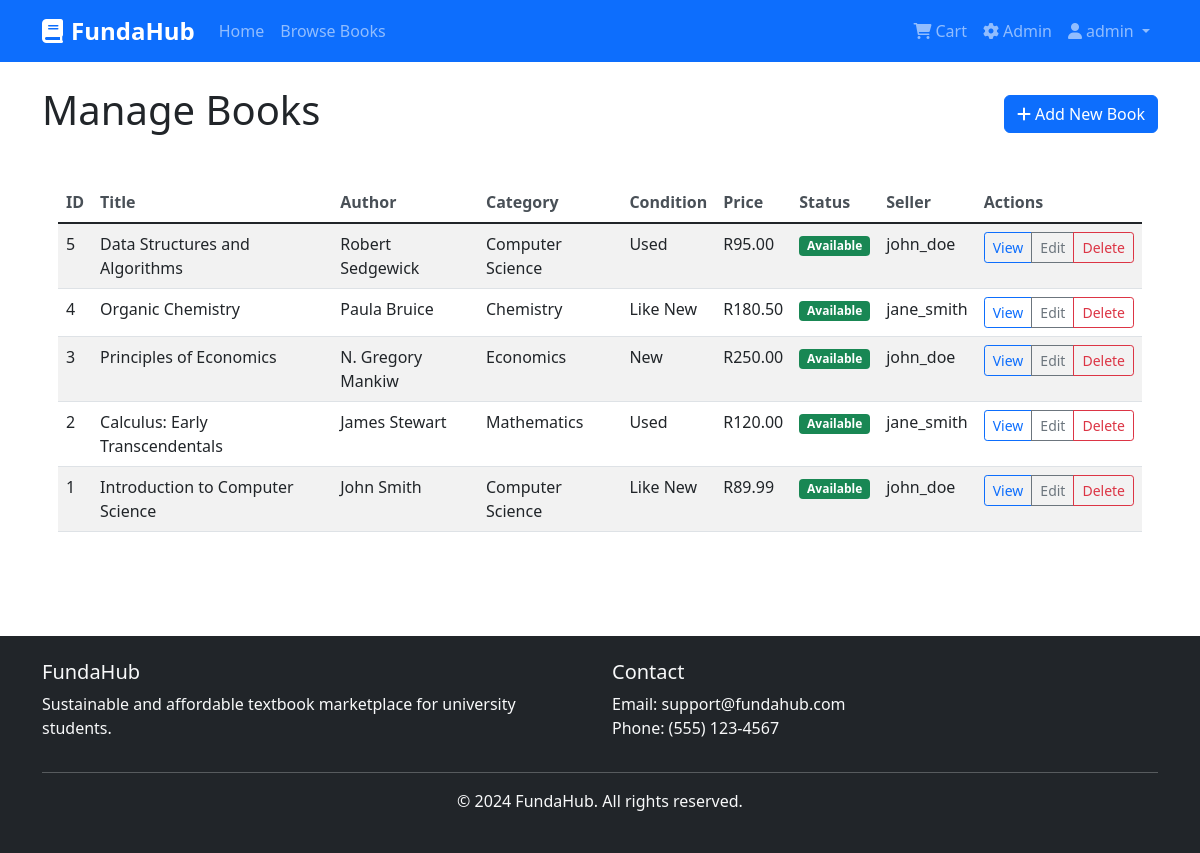
Page /admin/books (signed in) on the committed database.
### models.py (models this page shows, shortened)
class Book(db.Model):
    id = db.Column(db.Integer, primary_key=True)
    title = db.Column(db.String(200), nullable=False)
    author = db.Column(db.String(100), nullable=False)
    condition = db.Column(db.String(50), nullable=False)  # New, Like New, Used
    price = db.Column(db.Float, nullable=False)
    category = db.Column(db.String(100), nullable=False)  # Faculty/Subject
    description = db.Column(db.Text)
    image_url = db.Column(db.String(500))
    seller_id = db.Column(db.Integer, db.ForeignKey('user.id'), nullable=False)
    is_available = db.Column(db.Boolean, default=True)
    created_at = db.Column(db.DateTime, default=datetime.utcnow)

class User(db.Model):
    id = db.Column(db.Integer, primary_key=True)
    username = db.Column(db.String(80), unique=True, nullable=False)
    email = db.Column(db.String(120), unique=True, nullable=False)
    password_hash = db.Column(db.String(120), nullable=False)
    is_admin = db.Column(db.Boolean, default=False)
    created_at = db.Column(db.DateTime, default=datetime.utcnow)
    books = db.relationship('Book', backref='seller', lazy=True)
    orders = db.relationship('Order', backref='user', lazy=True)

### admin/routes.py (the view)
    def decorated_function(*args, **kwargs):
        if 'user_id' not in session or not session.get('is_admin'):
            flash('Admin access required', 'error')
            return redirect(url_for('auth.login'))
        return f(*args, **kwargs)

### admin/routes.py (called while the page is built)
def admin_required(f):
    def decorated_function(*args, **kwargs):
        if 'user_id' not in session or not session.get('is_admin'):
            flash('Admin access required', 'error')
            return redirect(url_for('auth.login'))
        return f(*args, **kwargs)
    decorated_function.__name__ = f.__name__
    return decorated_function

@admin_bp.route('/books')
@admin_required
def books():
    books = Book.query.order_by(Book.created_at.desc()).all()
    return render_template('admin/books.html', books=books)

### templates/admin/books.html
{% extends "base.html" %} {% block title %}Manage Books - Admin{% endblock %} {%
block content %}
<div class="container py-4">
  <div class="d-flex justify-content-between align-items-center mb-4">
    <h1>Manage Books</h1>
    <a href="{{ url_for('admin.add_book') }}" class="btn btn-primary">
      <i class="fas fa-plus me-1"></i>Add New Book
    </a>
  </div>
  <div class="card">
    <div class="card-body">
      <div class="table-responsive">
        <table class="table table-striped">
          <thead>
            <tr>
              <th>ID</th>
              <th>Title</th>
              <th>Author</th>
              <th>Category</th>
              <th>Condition</th>
              <th>Price</th>
              <th>Status</th>
              <th>Seller</th>
              <th>Actions</th>
            </tr>
          </thead>
          <tbody>
            {% for book in books %}
            <tr>
              <td>{{ book.id }}</td>
              <td>{{ book.title }}</td>
              <td>{{ book.author }}</td>
              <td>{{ book.category }}</td>
              <td>{{ book.condition }}</td>
              <td>R{{ "%.2f"|format(book.price) }}</td>
              <td>
                <span
                  class="badge bg-{{ 'success' if book.is_available else 'danger' }}"
                >
                  {{ 'Available' if book.is_available else 'Sold' }}
                </span>
              </td>
              <td>{{ book.seller.username }}</td>
              <td>
                <div class="btn-group btn-group-sm">
                  <a
                    href="{{ url_for('main.book_detail', book_id=book.id) }}"
                    class="btn btn-outline-primary"
                    target="_blank"
                    >View</a
                  >
                  <a
                    href="{{ url_for('admin.edit_book', book_id=book.id) }}"
                    class="btn btn-outline-secondary"
                    >Edit</a
                  >
                  <a
                    href="{{ url_for('admin.delete_book', book_id=book.id) }}"
                    class="btn btn-outline-danger"
                    onclick="return confirm('Are you sure you want to delete this book?')"
                    >Delete</a
                  >
                </div>
              </td>
            </tr>
            {% endfor %}
          </tbody>
        </table>
      </div>
    </div>
  </div>
</div>
{% endblock %}

### static/css/style.css (style rules this page uses)
.card { border: none; border-radius: 10px; }
.btn { border-radius: 6px; }
.badge { font-size: 0.75em; }
.table th { border-top: none; font-weight: 600; color: #495057; }

### rows in the picture
Book: id "5", title "Data Structures and Algorithms", author "Robert Sedgewick", category "Computer Science", condition "Used", price "95.00", is_available "Available", seller.username "john_doe"
Book: id "4", title "Organic Chemistry", author "Paula Bruice", category "Chemistry", condition "Like New", price "180.50", is_available "Available", seller.username "jane_smith"
Book: id "3", title "Principles of Economics", author "N. Gregory Mankiw", category "Economics", condition "New", price "250.00", is_available "Available", seller.username "john_doe"
Book: id "2", title "Calculus: Early Transcendentals", author "James Stewart", category "Mathematics", condition "Used", price "120.00", is_available "Available", seller.username "jane_smith"
Book: id "1", title "Introduction to Computer Science", author "John Smith", category "Computer Science", condition "Like New", price "89.99", is_available "Available", seller.username "john_doe"

### other values in the picture
{{ session.username }} "admin"
